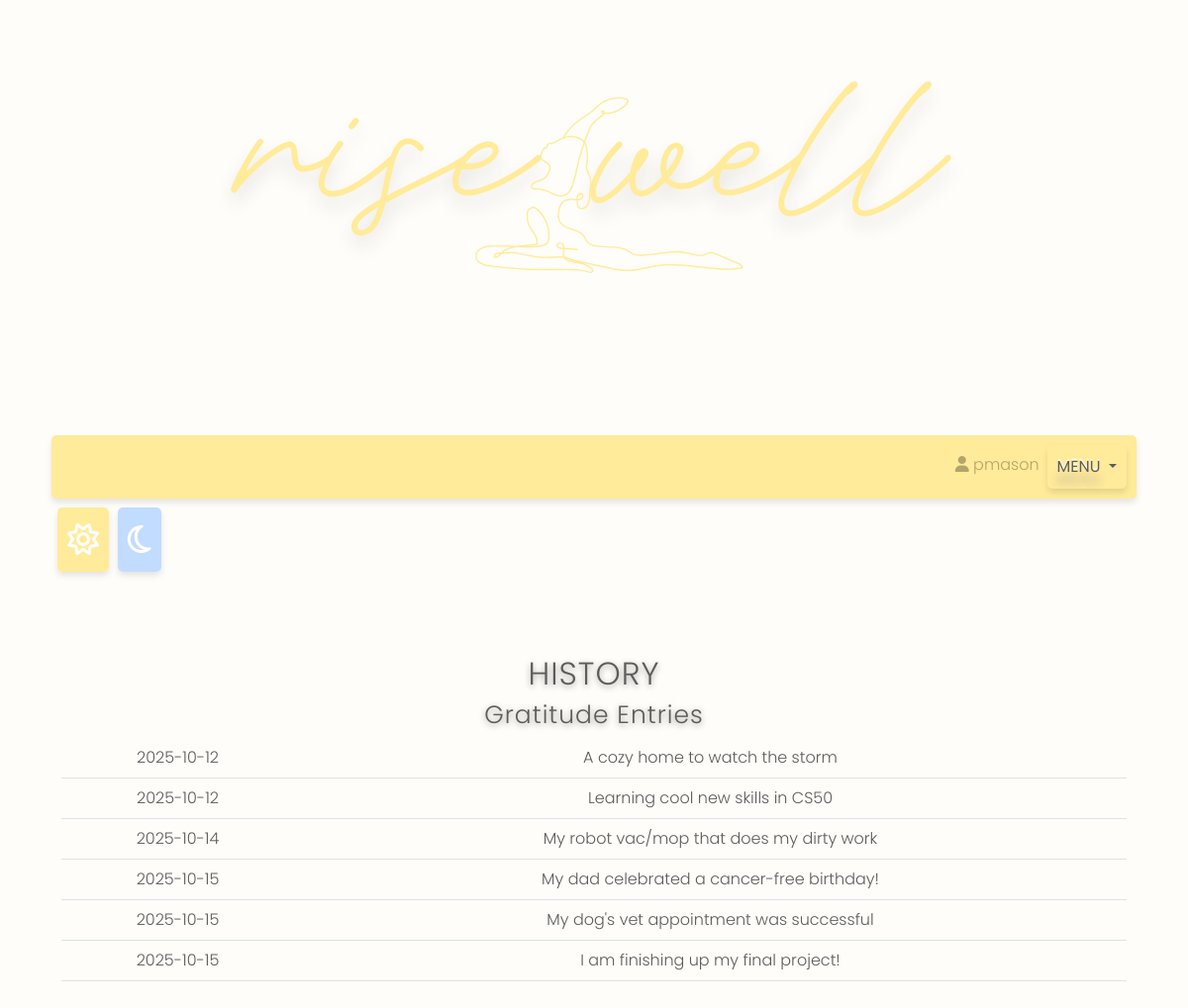
Screenshot of /gratitudeHistory (signed in) with the database file from the repository.
### tables this page shows
CREATE TABLE users (id INTEGER PRIMARY KEY AUTOINCREMENT, username TEXT NOT NULL UNIQUE, hash TEXT NOT NULL);

CREATE TABLE gratitude (id INTEGER PRIMARY KEY AUTOINCREMENT, user_id INTEGER NOT NULL, date TEXT NOT NULL, entry TEXT NOT NULL, FOREIGN KEY(user_id) REFERENCES users(id));

### app.py (the view)
@app.route("/gratitudeHistory", methods=["GET"])
@login_required
def gratitudeHistory():
    user_data = db.execute(
        "SELECT username FROM users WHERE id = ?", session["user_id"]
    )
    username = user_data[0]["username"]
    number_entries = db.execute(
        "SELECT COUNT(entry) FROM gratitude WHERE user_id = ?", session["user_id"])
    entry_count = number_entries[0]["COUNT(entry)"]
    entry_data = db.execute(
        "SELECT date, entry FROM gratitude WHERE user_id = ?", session["user_id"])
    entries = []
    for i in range(entry_count):
        date = entry_data[i]["date"]
        entry = entry_data[i]["entry"]
        gratitude_entry = {"date": date, "entry": entry}
        entries.append(gratitude_entry)
    return render_template("gratitudeHistory.html", entries=entries, username=username)

### app.py (called while the page is built)
@app.after_request
def after_request(response):
    response.headers["Cache-Control"] = "no-cache, no-store, must-revalidate"
    response.headers["Expires"] = 0
    response.headers["Pragma"] = "no-cache"
    return response

@app.context_processor
def inject_user():
    return {'username': session.get('username')}

### helpers.py (called while the page is built)
def login_required(f):
    @wraps(f)
    def decorated_function(*args, **kwargs):
        if session.get("user_id") is None:
            return redirect("/login")
        return f(*args, **kwargs)
    return decorated_function

### templates/gratitudeHistory.html (shortened to what this page needs)
{% extends "layout.html" %}
{% block main %}
    <div class="separate-section pm-section">
        <h2 class="pm-headings"> HISTORY </h2>
        <h5 class="pm-headings"> Gratitude Entries </h5>
        <div class="table-responsive">
            <table class="table my-table">
                {% for entry in entries %}
                    <tbody>
                        <tr>
                            <td> {{ entry.date }} </td>
                            <td> {{ entry.entry }} </td>
                        </tr>
                {% endfor %}
            </tbody>
        </div>
{% endblock %}

### templates/layout.html (shortened to what this page needs)
<!DOCTYPE html>
<html lang="en">
    <head>
        <link href="https://cdn.jsdelivr.net/npm/bootstrap@5.3.3/dist/css/bootstrap.min.css" rel="stylesheet">
        <link href="/static/styles.css" rel="stylesheet">
        <link rel="stylesheet" href="https://cdnjs.cloudflare.com/ajax/libs/font-awesome/6.5.2/css/all.min.css">
    </head>
    <body class="am-body">
        <div class="header-img">
            <img src="static/images/logo.png" width=100%>
        </div>
        {% if not session["user_id"] %}
            <nav class="navbar navbar-expand-sm my-navbar am-nav">
                <div class="container-fluid">
                    <ul class="navbar-nav">
                        <li class="nav-item">
                            <a class="nav-link" href="/register">Register</a>
                        </li>
                        <li class="nav-item">
                            <a class="nav-link" href="/login">Log In</a>
                        </li>
                    </ul>
                </div>
            </nav>
        {% else %}
            <div class="container-fluid">
                <nav class="navbar navbar-expand-sm my-navbar am-nav">
                    <div class="collapse navbar-collapse" id="collapsibleNavbar">
                        <ul class="navbar-nav ms-auto">
                            <li class="nav-item">
                                <a class="nav-link disabled" href="#"><i class="fa fa-user" aria-hidden="true"></i> {{ username }}</a>
                            </li>
                            <li class="nav-item">
                                <div class="dropdown">
                                    <button type="button" class="buttons dropdown-toggle" data-bs-toggle="dropdown">
                                        <h7 class="am-headings">MENU</h7>
                                    </button>
                                </div>
                            </li>
                        </ul>
                    </div>
                </div>
            <div class="am-pm-btns">
                <table class="table table-borderless my-table">
                    <tr>
                        <td>
                            <a class="buttons am-button" href="/"><i class="fa-regular fa-sun"></i></a>
                            <a class="buttons pm-button" href="/evening"><i class="fa-regular fa-moon"></i></a>
                        </td>
                    </tr>
                </table>
            </div>
        {% endif %}
        <main class="container py-5 text-center">
            {% block main %}{% endblock %}
        </main>
    </body>
</html>

### static/styles.css (style rules this page uses)
.header-img { width: 100%; height: auto; object-fit: cover; max-height: 400px; }
h2 { font-family: 'Poppins', sans-serif; font-weight: 300; font-size: 32px; font-weight: 300; font-style: normal; font-variant: normal; letter-spacing: 1px; color: inherit; }
h5 { font-family: 'Poppins', sans-serif; font-size: 25px; font-weight: 300; font-style: normal; font-variant: normal; letter-spacing: 1px; color: inherit; }
.am-headings { text-shadow: 0 13.36px 8.896px #c4b59d, 0 -2px 1px #fff; }
.pm-headings { text-shadow: 0 0 8px rgba(255, 255, 255, 0.4), 0 2px 6px rgba(0, 0, 0, 0.4); }
body { font-family: 'Poppins', sans-serif; font-weight: 300; padding: 40px; }
.am-body { background-color: #FFFDF9; color: #5C5C5C; }
.buttons { color: #5C5C5C; background-color: #FFEB99; border-radius: 5px; border: none; font-family: 'Poppins', sans-serif; padding: 10px; box-shadow: 0 4px 6px rgba(0, 0, 0, 0.1); }
.my-table, .my-table th, .my-table td { background-color: transparent !important; color: inherit; }
.separate-section { border: none; padding: 10px; border-radius: 5px; background-color: transparent; }
.pm-section { box-shadow: 0 5px 15px rgba(255, 255, 255, 0.1); }
.my-navbar { box-shadow: 0 4px 6px rgba(0, 0, 0, 0.1); border-radius: 5px; padding: 10px; }
.pm-button, .pm-nav { background-color: #c2dcff; color: #FFFFFF; }
.am-button, .am-nav { background-color: #ffeb99; color: #FFFFFF; }
.am-pm-btns { font-size: xx-large; padding: 10px; }

### rows the page displays
users: username "pmason"
gratitude: date "2025-10-12", entry "A cozy home to watch the storm"
gratitude: date "2025-10-12", entry "Learning cool new skills in CS50"
gratitude: date "2025-10-14", entry "My robot vac/mop that does my dirty work"
gratitude: date "2025-10-15", entry "My dad celebrated a cancer-free birthday!"
gratitude: date "2025-10-15", entry "My dog's vet appointment was successful"
gratitude: date "2025-10-15", entry "I am finishing up my final project!"
